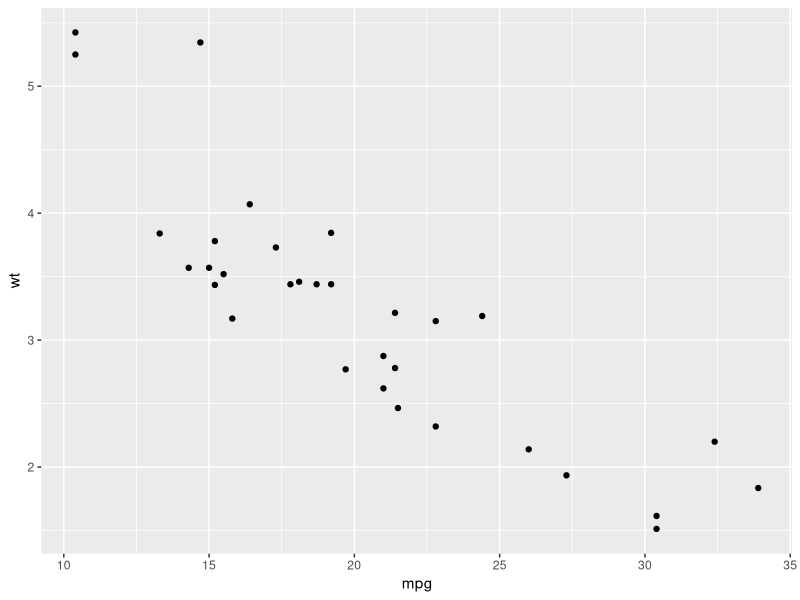
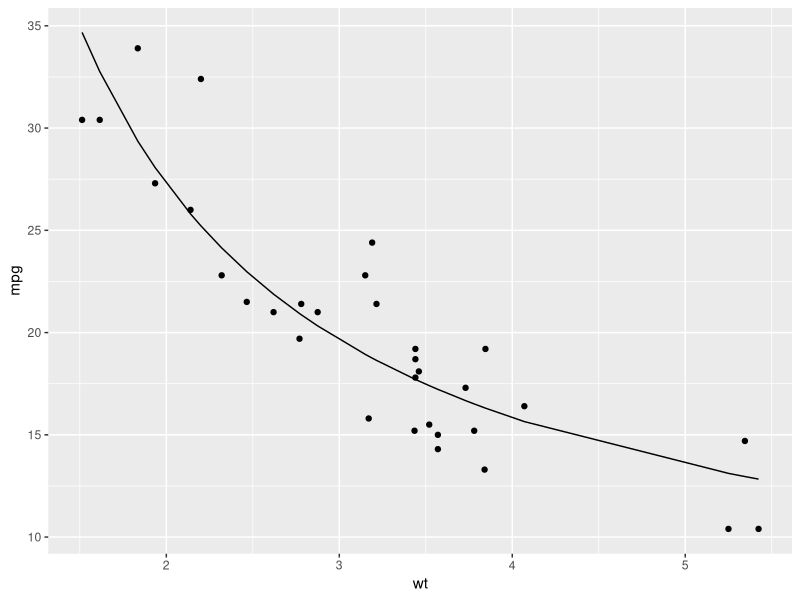

Recreate these plots in R, in order. (Note: this script raises an error after producing the figures.)
## ---- chunk 1
library(knitr)
opts_chunk$set(message=FALSE)
## ---- chunk 2
library(ggplot2)
data(mtcars)
ggplot(mtcars, aes(mpg, wt)) + geom_point()
## ---- chunk 3
nlsfit <- nls(mpg ~ k / wt + b, mtcars, start=list(k=1, b=0))
summary(nlsfit)
ggplot(mtcars, aes(wt, mpg)) + geom_point() + geom_line(aes(y=predict(nlsfit)))
## ---- chunk 4
library(dplyr)
library(broom)
set.seed(2014)
bootnls <- mtcars %>% bootstrap(100) %>%
    do(tidy(nls(mpg ~ k / wt + b, ., start=list(k=1, b=0))))
## ---- chunk 5
bootnls
## ---- chunk 6
alpha = .05
bootnls %>% group_by(term) %>% summarize(low=quantile(estimate, alpha / 2),
                                         high=quantile(estimate, 1 - alpha / 2))
## ---- chunk 7
library(ggplot2)
ggplot(bootnls, aes(estimate)) + geom_histogram(binwidth=2) + facet_wrap(~ term, scales="free")
## ---- chunk 8
bootnls_aug <- mtcars %>% bootstrap(100) %>%
    do(augment(nls(mpg ~ k / wt + b, ., start=list(k=1, b=0)), .))

ggplot(bootnls_aug, aes(wt, mpg)) + geom_point() +
    geom_line(aes(y=.fitted, group=replicate), alpha=.2)
## ---- chunk 9
smoothspline_aug <- mtcars %>% bootstrap(100) %>%
    do(augment(smooth.spline(.$wt, .$mpg, df=4), .))

ggplot(smoothspline_aug, aes(wt, mpg)) + geom_point() +
    geom_line(aes(y=.fitted, group=replicate), alpha=.2)
